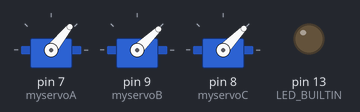
The sketch below on a simulated Arduino Uno, built with avr-gcc and run on an emulated ATmega328P. Parts: 3 × servo, output pins drawn as LEDs (lit = HIGH).

Above: at 0.1 s.
At 4.1 s:
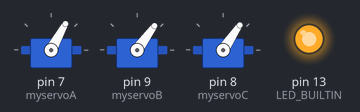
Timing chart, 0 to 5.6 s (numbered marks = the images above):
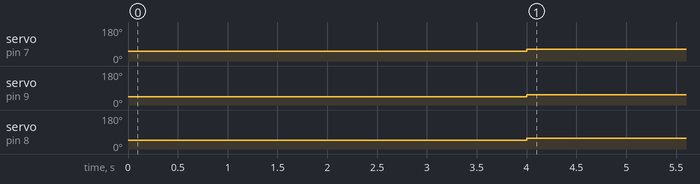

The sketch:

delayEstimationPRBS_BT.ino
```cpp
#define UP 1
#define DOWN 2

#include <Servo.h>

// PRBS generator based on Galois LFSR algorithm
class PRBSGenerator {
public:
    PRBSGenerator(unsigned int seed) : state(seed) {}

    bool operator()() {
        bool feedback = (state & 0x1) ^ ((state & 0x2) >> 1);
        state = (state >> 1) | (feedback ? 0x80000000 : 0);
        return feedback;
    }

private:
    unsigned int state;
};

// Servos definition
Servo myservoA;
Servo myservoB;
Servo myservoC;

// Mode definition
int mode;
int a;

// Positions
float posB, posC, posA;

// Calibrate offsets
float offsetA = 4;
float offsetB = -3;
float offsetC = -1;

// Control parameters
float lowA = 47;
float lowB = 47;
float lowC = 47;

float highA = 57;
float highB = 57;
float highC = 57;

int idTime = 20000;
int delayTime = 10;

void setup() {
  // initialize serial
  Serial.begin(115200);

  pinMode(LED_BUILTIN, OUTPUT);
  // positions initialization
  posA = lowA;
  posB = lowB;
  posC = lowC;

  // servos setup
  myservoA.attach(7);
  myservoB.attach(9);
  myservoC.attach(8);
  updateServos(posB, posC, posA);
  digitalWrite(LED_BUILTIN, LOW);

  delay(4000);
  digitalWrite(LED_BUILTIN, HIGH);
}

void loop() {
    posA = highA;
    posB = highB;
    posC = highC;
    updateServos(posB, posC, posA);
}

void updateServos(float posB, float posC, float posA) {
  myservoA.write(posA + offsetA);
  myservoB.write(posB + offsetB);
  myservoC.write(posC + offsetC);
}
```

Measured:
- by itself, servo on pin 7 (myservoA): 51° → 61° at 4.0 s
- by itself, servo on pin 9 (myservoB): 44° → 54° at 4.0 s
- by itself, servo on pin 8 (myservoC): 46° → 56° at 4.0 s
